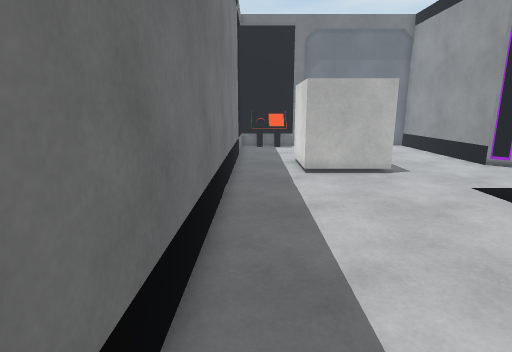
view 1 (above)

15 first-person views from a walk through a Unity game level. The camera is 1.4 m above the floor, tilts 12° down and sees 80° across. The floor is counted in squares, 0.5 m on a side. Each view is taken from the middle of a square. On the plan, view 1 faces up. The plan holds only what a view shows up to about 20 squares ahead; the rest is blank. The place goes on beyond the plan. The player is left out. Door leaves are left out, so doorways stand open. Surface patterns are stand-ins for the level's own textures.

view 2
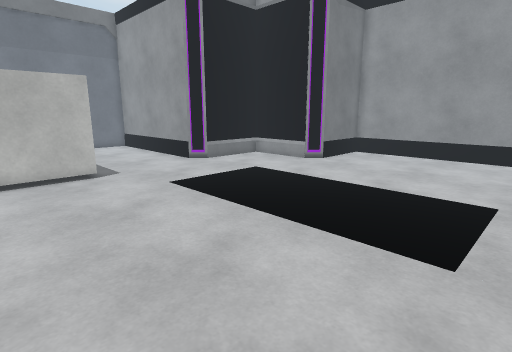

view 3
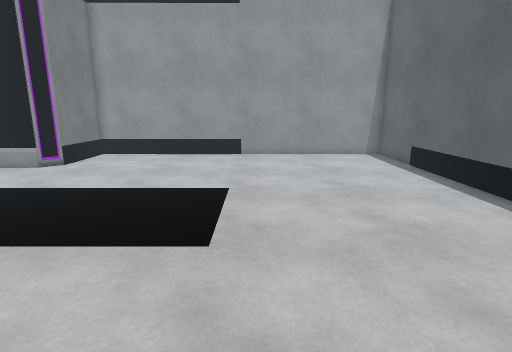

view 4
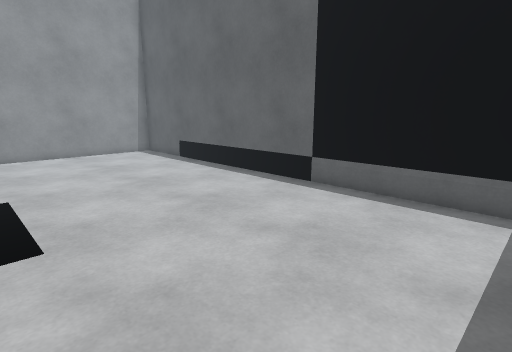

view 5
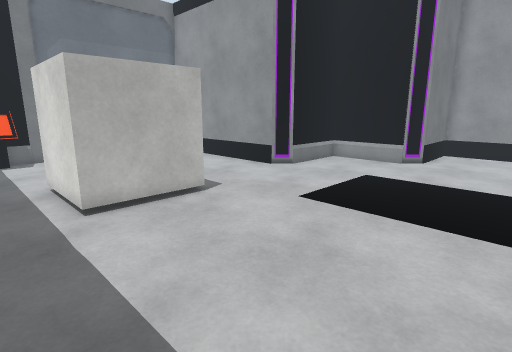

view 6
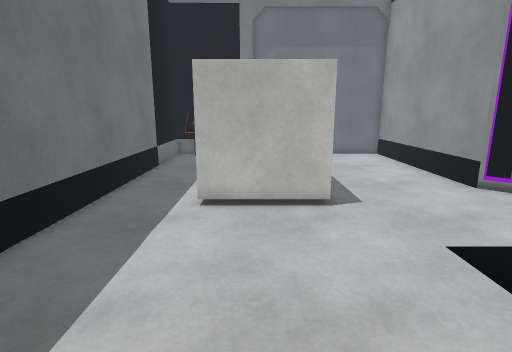

view 7
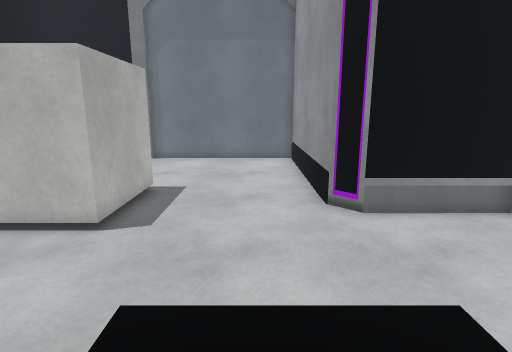

view 8
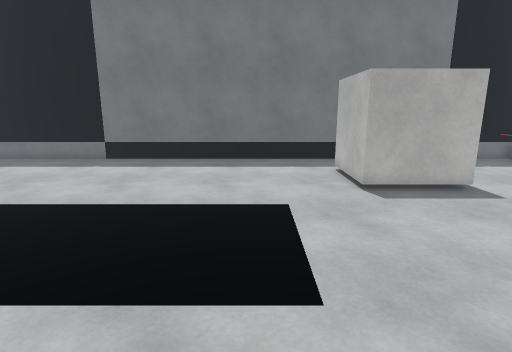

view 9
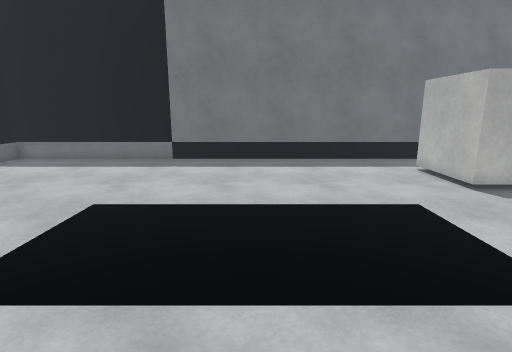

view 10
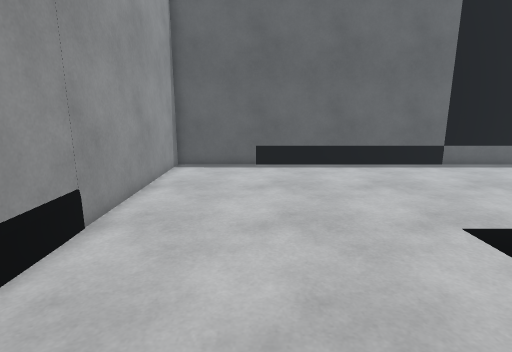

view 11
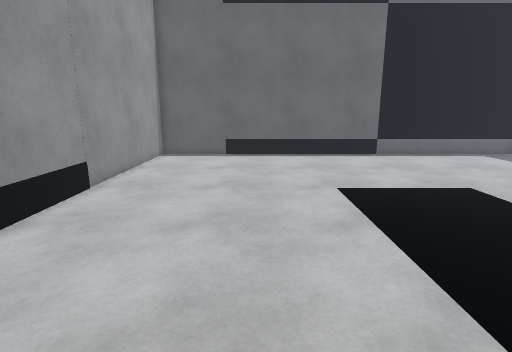

view 12
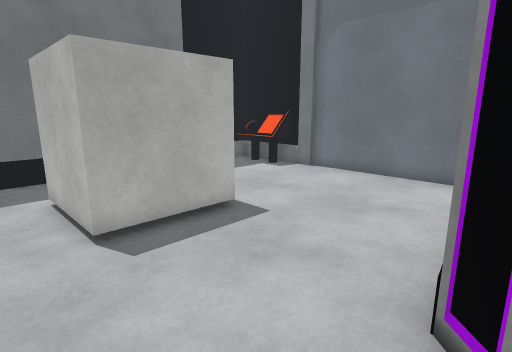

view 13
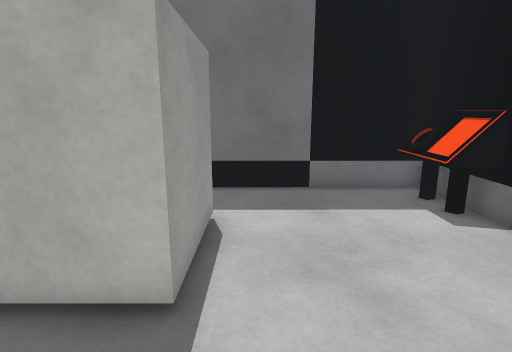

view 14
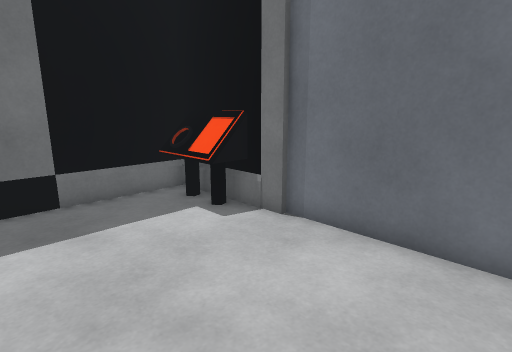

view 15
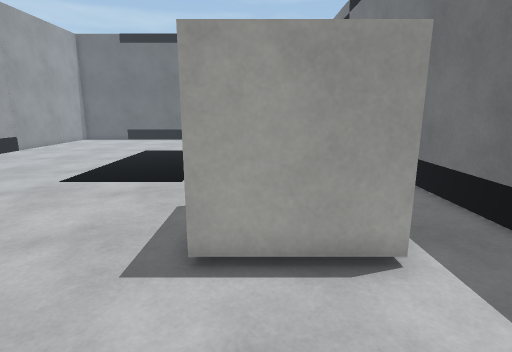

### Floor plan
Key: @ floor where view 1 was taken; # wall or solid block; . floor; B block.
Columns run from 1 left of view 1 to 22 right of it. Each row starts with its distance up from view 1.
 25 ##############
 24 #............#
 23 #............#
 22 #............#
 21 #............#
 20 #............#
 19 #............#
 18 #..BBBBB.....#
 17 #..B   B.....#
 16 #..B   B.....##
 15 #..B   B......#####
 14 #..BBBBB..........#
 13 #.................#
 12 #.................#
 11 #.................##
 10 #.........    .....#####
  9 #.........    .........#
  8 #.........    .........#
  7 #......... .  .........#
  6 #.........    .........#
  5 #.........    .........#
  4 #.........    .........#
  3 #.........    .........#
  2 #.........    .........#
  1 #......................#
  0 #@.....................#
 -1 #......................#
 -2 #......................#
 -3 #......................#
 -4 #......................#
 -5 #......................#
 -6 #......................#
 -7 #......................#
 -8 ########################

Where each view was taken, in squares from view 1:
view 1: 0 up, 0 right, facing up
view 2: 0 up, 2 right, facing up-right
view 3: 0 up, 2 right, facing right
view 4: 2 up, 1 right, facing down-right
view 5: 5 up, 0 right, facing up-right
view 6: 5 up, 4 right, facing up
view 7: 7 up, 10 right, facing up
view 8: 10 up, 17 right, facing left
view 9: 6 up, 17 right, facing left
view 10: 8 up, 18 right, facing down
view 11: 12 up, 16 right, facing down
view 12: 12 up, 13 right, facing up-left
view 13: 19 up, 10 right, facing left
view 14: 19 up, 9 right, facing up-left
view 15: 23 up, 5 right, facing down
